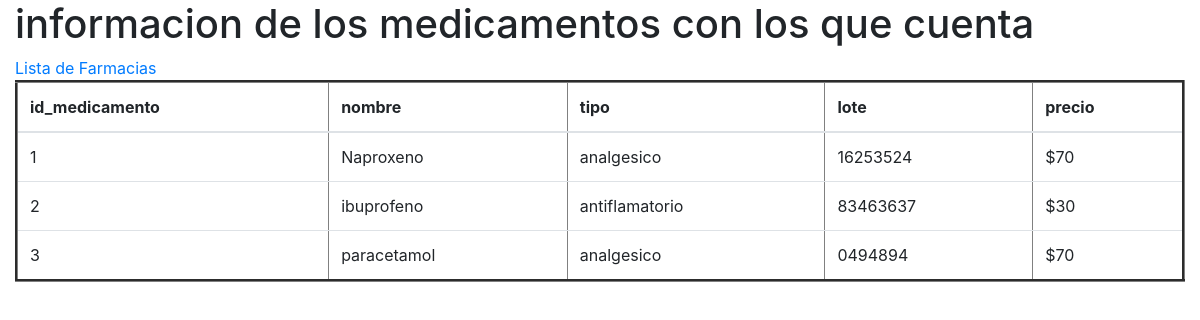
The page /publico/view.php on the database as committed earlier.
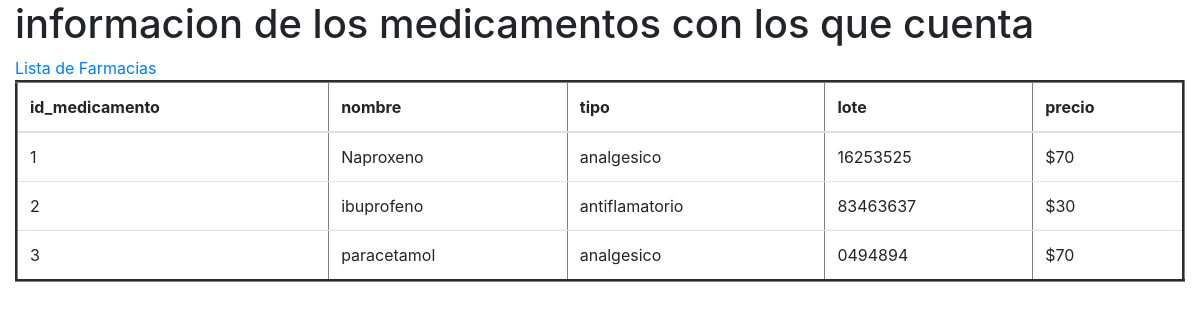
The same page on the database as committed later.
### tables this page shows
CREATE TABLE medicamentos(
    id_medicamento integer PRIMARY KEY AUTOINCREMENT,
    nombre varchar(100) NOT NULL,
    tipo varchar(100) NOT NULL,
    lote varchar(100) NOT NULL,
    precio varchar(100) NOT NULL
);

### publico/db_view.php (the view)
<?php
    $db = new SQLite3("../sql/farmacias.db");
    $resultado = $db->query("SELECT * from medicamentos;");
    $table = "
        <table class='table' border=3>
            <thead>
            <tr>
                <th>id_medicamento</th>
                <th>nombre</th>
                <th>tipo</th>
                <th>lote</th>
                <th>precio</th>
            </tr>
            </thead>
            ";
    print($table);
    while ($row = $resultado->fetchArray()) {
        $id_medicamento = $row['id_medicamento'];
        $nombre = $row['nombre'];
        $tipo = $row['tipo'];
        $lote = $row['lote'];
        $precio = $row['precio'];
        $table = "
            <tr>
                <td>$id_medicamento</td>
                <td>$nombre</td>
                <td>$tipo</td>
                <td>$lote</td>
                <td>$precio</td>
            </tr>
        ";
        print($table);
    }
    print("</table>");
?>

Rows that differ between the two databases and show on the page:
changed medicamentos "Naproxeno": lote "16253524" → "16253525"
